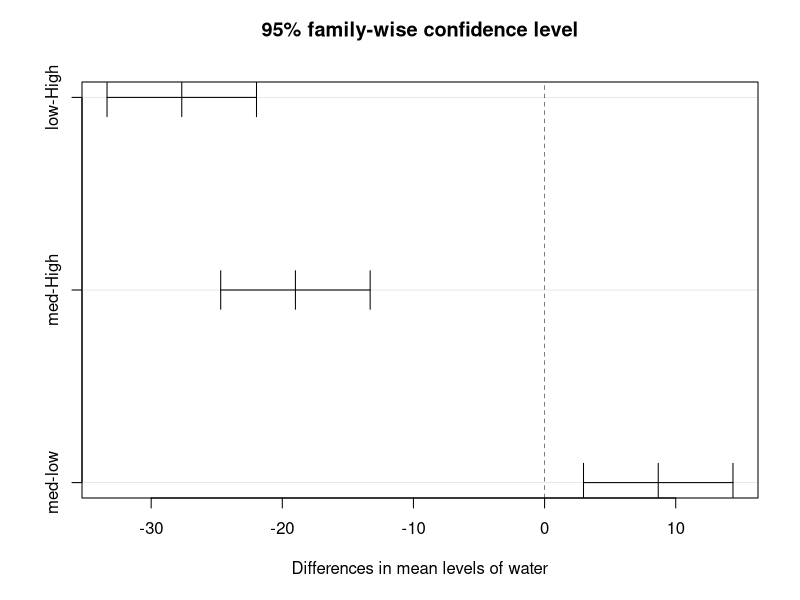

Write R code to recreate this figure.
# Problem 1
# These data represent the growth of two different plant species under three diffenrent watering 
# regimes. The first column shows the levels of the Water variable, this is one of the predictor 
# varfiables and you can see that there are three levels: : Low, Mid and Hi. The nexxt two columns 
# show the growth results for two plant species, labelled vulgaris and sativa. These two columns form
# the second predictor variable.

# Solution
height = c(9,11,6,14,17,19,28,31,32,7,6,5,14,17,15,44,38,37);height
plant = factor(c(rep("Vulgaris",9),rep("sativa",9)));plant
water = factor(c(rep(c("low","med","High"),each = 3, times = 2)));water
#data=read.csv(file.choose("x"))
#data
pw = data.frame(height,plant,water);pw
summary(pw)
pw.aov = aov(height~plant+water, data = pw)
summary(pw.aov)
TukeyHSD(pw.aov, which = "water")
plot(TukeyHSD(pw.aov,conf.level = .95, which = "water"))
